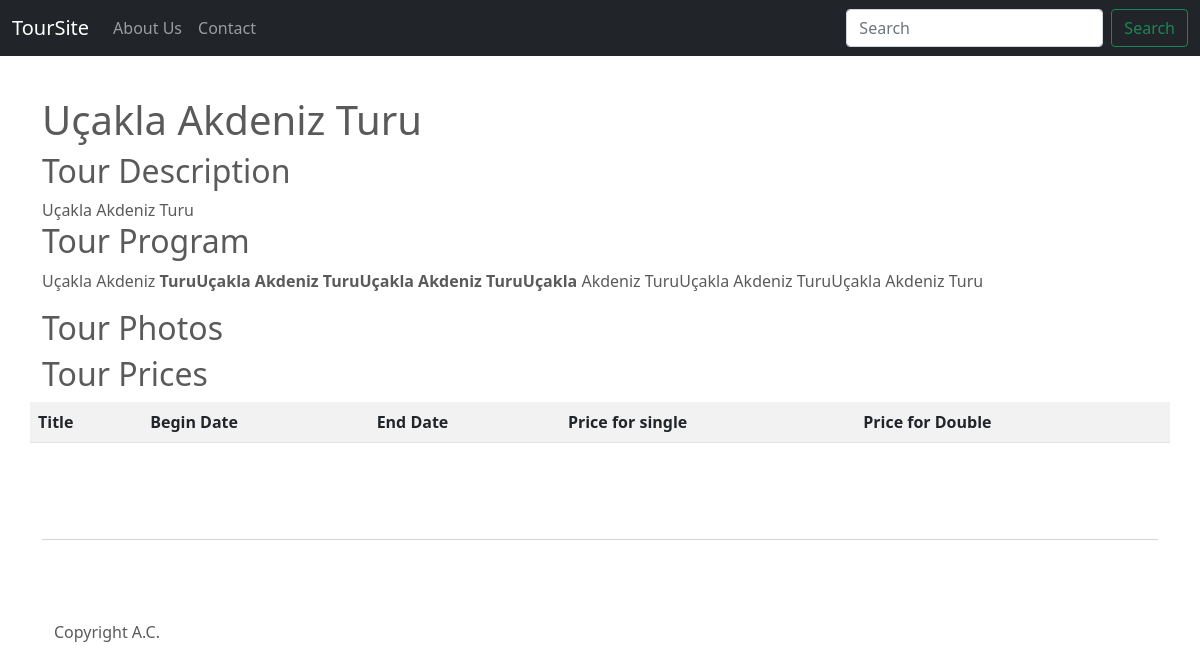
Screenshot of /tour/ucakla-akdeniz-turu with the database file from the repository.
### toursite/models.py (models this page shows, shortened)
class Option(models.Model):
    name = models.CharField(max_length=200)
    description = models.TextField()
    content = RichTextField()

class Page(models.Model):
    title = models.CharField(max_length=200)
    slug = models.SlugField(default='', max_length=200, blank=True)
    link = models.CharField(max_length=500, null=True, blank=True)
    description = models.TextField()
    content = RichTextField()
    status = models.CharField(choices=(
            ('y', "Yayinda"),
            ('t', "Taslak"),
        ),
        max_length=1
    )
    page_type = models.CharField(choices=(
            ('u', "Üst menü"),
            ('y', "Yan Menü"),
            ('a', "Alt Menü"),
        ),
        max_length=1
    )
    order = models.IntegerField()
    parent = models.ForeignKey("Page", on_delete=models.SET_NULL, null=True, blank=True)
    def get_absolute_url(self):
        if self.link:
            return self.link
        else:
            return reverse('page-detail', kwargs={'slug': self.slug})

class Tour(models.Model):
    title = models.CharField(max_length=200)
    slug = models.SlugField(default='', max_length=200, blank=True)
    Description = models.TextField()
    tour_program = RichTextField()

### toursite/views.py (the view)
# urls.py: path('tour/<slug:slug>', TourDetailView.as_view(),name='tour-detail'),
class TourDetailView(DetailView):
    model = Tour
    template_name = 'tour_detail.html'

### toursite/context_proccessors.py (called while the page is built)
def pages(request):
    return {
        'pages': Page.objects.all()
    }

def options(request):
    return {
        'options': Option.objects.all()
    }

### toursite/templates/tour_detail.html (shortened to what this page needs)
{% extends 'base.html' %}
{% block content %}
<h1 class="mt-5">{{ tour.title }}</h1>
<h2>Tour Description</h2>
{{ tour.Description }}
<h2>Tour Program</h2>
{{ tour.tour_program | safe}}
<h2>Tour Photos</h2>
    <div class="row">
<h2>Tour Prices</h2>
<table class="table table-striped">
    <tr><th>Title</th><th>Begin Date</th><th>End Date</th><th>Price for single</th><th>Price for Double</th></tr>
</table>
{% endblock content %}

### toursite/templates/base.html (shortened to what this page needs)
<!doctype html>
<html lang="en">
<head>
    <link href="https://cdn.jsdelivr.net/npm/bootstrap@5.0.1/dist/css/bootstrap.min.css" rel="stylesheet"
>
    {% load static %}
    <link rel="stylesheet" type="text/css" href="{% static 'css\style-3.css' %}">
    <link rel="stylesheet" type="text/css" href="{% static 'css\carousel.css' %}">
</head>
<body class="d-flex flex-column h-100">
    <header>
        <nav class="navbar navbar-expand-md navbar-dark fixed-top bg-dark">
          <div class="container-fluid">
            <a class="navbar-brand" href="{% url 'home' %}">
                {% for option in options %}
                {% if option.name == 'Title' %}
                {{ option.content |safe }}
                {% endif %}
                {% endfor %}
            </a>
            <div class="collapse navbar-collapse" id="navbarCollapse">
              <ul class="navbar-nav me-auto mb-2 mb-md-0">
                {% for page in pages %}
                        {% if page.page_type == 'u' %}
                            {% if not page.parent %}
                                 {% if page.page_set.all %}
                            <li class="nav-item dropdown">
                                <a class="nav-link dropdown-toggle" data-bs-toggle="dropdown" href="#" role="button" aria-expanded="false">{{ page.title }}</a>
                                <ul class="dropdown-menu">
                                    {% for page_sub in page.page_set.all %}
                                        <li><a class="dropdown-item" href="{{ page_sub.get_absolute_url }}">{{ page_sub.title }}</a></li>
                                    {% endfor %}
                                </ul>
                                {% else %}
                                <li class="nav-item">
                                    <a class="nav-link" href="{{ page.get_absolute_url }}">{{ page.title }}</a>
                                  </li>
                                {% endif %}
                        {% endif %}
                    {% endif %}
                {% empty %}
                <li>Sorry, no page in this list.</li>
                {% endfor %}
              </ul>
              <form class="d-flex">
                <input class="form-control me-2" type="search" placeholder="Search" aria-label="Search">
                <button class="btn btn-outline-success" type="submit">Search</button>
              </form>
            </div>
          </div>
        </nav>
      </header>
      <main>
        <div class="container">
            {% block content %}
            {% endblock content %}
        </div>
        <hr class="featurette-divider">
        <footer class="container">
          {% for option in options %}
            {% if option.name == 'Footer' %}
            {{ option.content |safe }}
            {% endif %}
            {% endfor %}
        </footer>
      </main>
</body>
</html>

### toursite/static/css/carousel.css (style rules this page uses)
body { padding-top: 3rem; padding-bottom: 3rem; color: #5a5a5a; }
.featurette-divider { margin: 5rem 0; }

### rows the page displays
Option: content "TourSite"
Page: title "About Us"
Page: title "Contact"
Tour: title "Uçakla Akdeniz Turu", Description "Uçakla Akdeniz Turu", tour_program "Uçakla Akdeniz TuruUçakla Akdeniz TuruUçakla Akdeniz TuruUçakla Akdeniz TuruUçakla Akdeniz TuruUçakla Akdeniz Turu"
Option: content "Copyright A.C."
